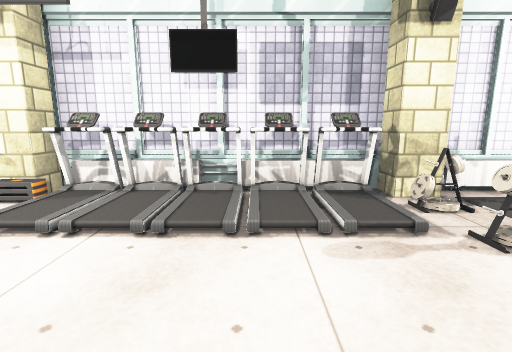
[1] (above)

19 first-person views from a walk through a Unity game level. The camera is 1.3 m above the floor, tilts 10° down and sees 85° across. Doors are open. The floor is counted in squares, 1 m on a side. Each view is taken from the middle of a square. On the plan, view 1 faces up. The plan holds only what a view shows up to about 13 squares ahead; the rest is blank. The place goes on beyond the plan. Some surface patterns are stand-ins.

[2]
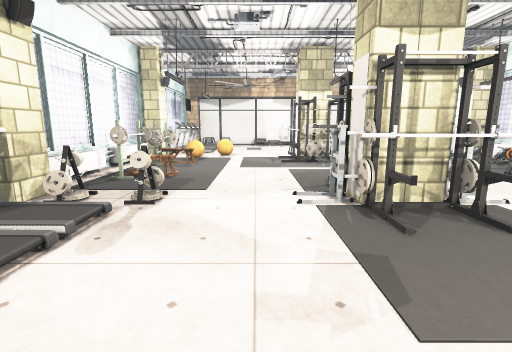

[3]
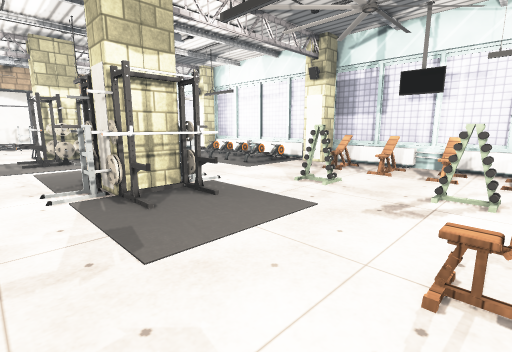

[4]
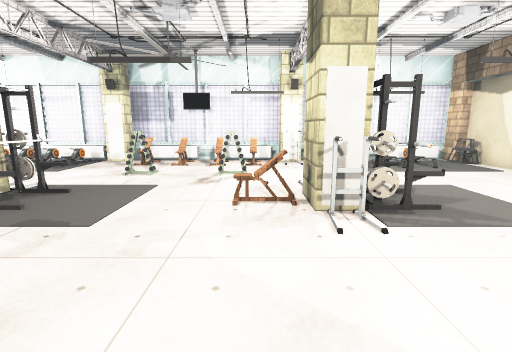

[5]
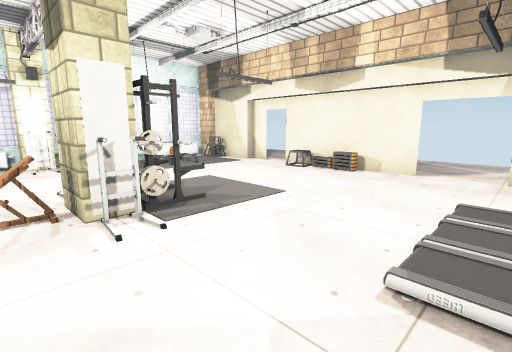

[6]
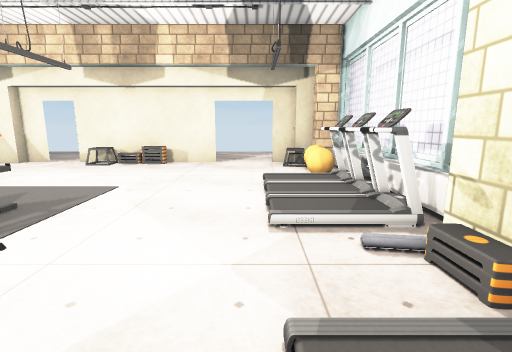

[7]
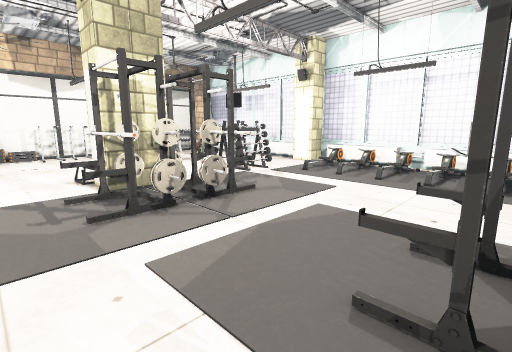

[8]
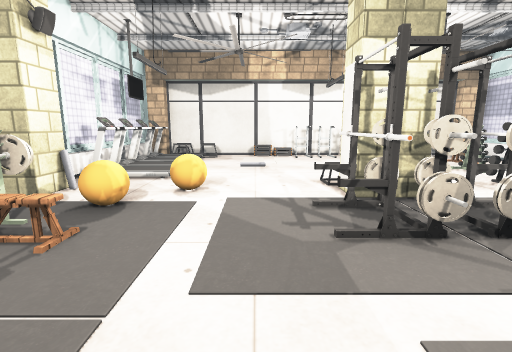

[9]
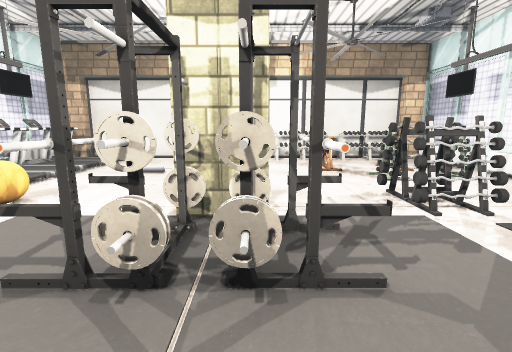

[10]
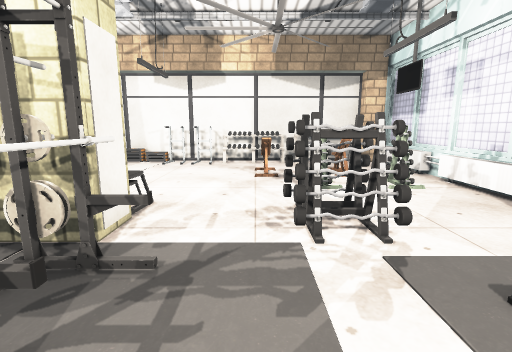

[11]
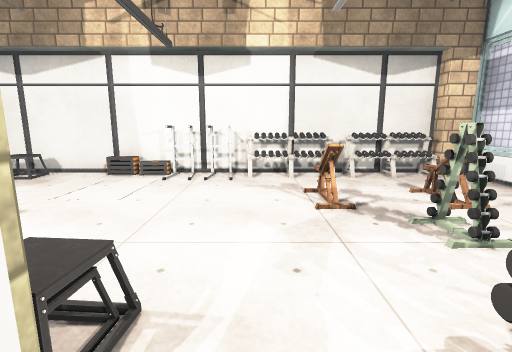

[12]
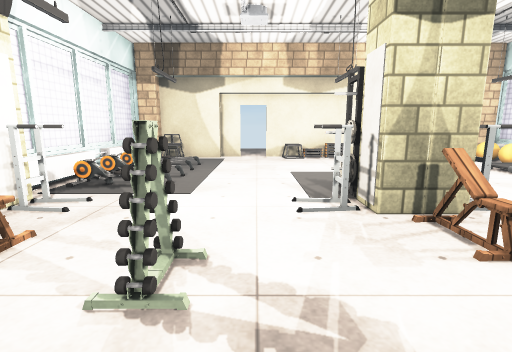

[13]
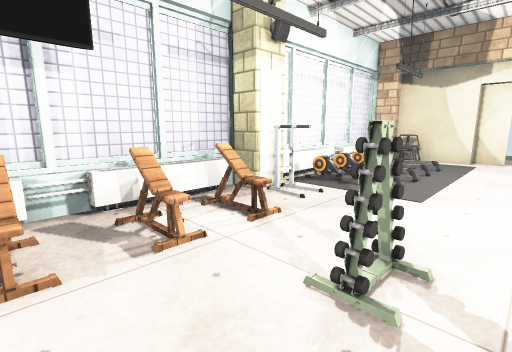

[14]
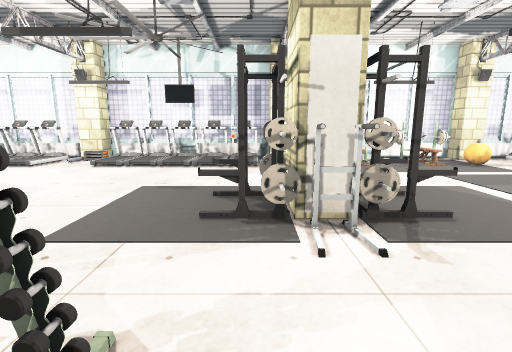

[15]
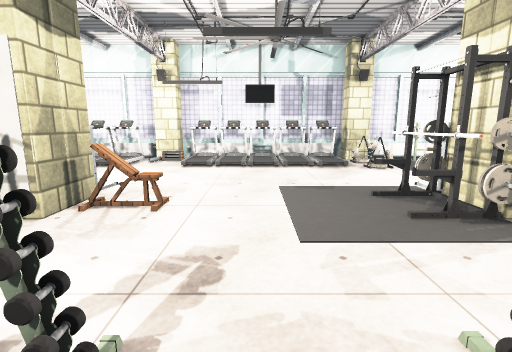

[16]
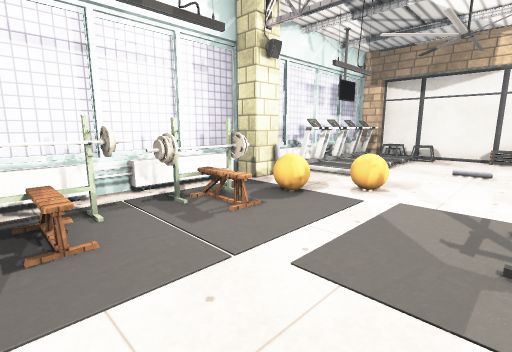

[17]
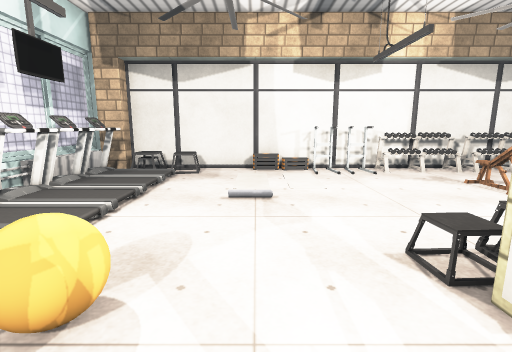

[18]
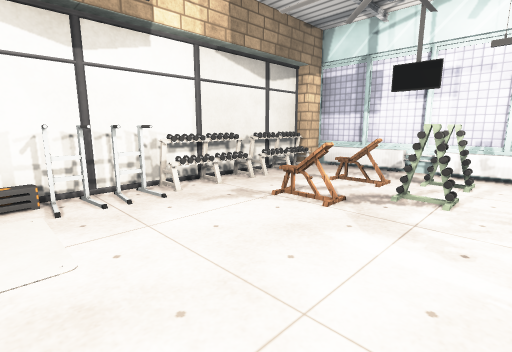

[19]
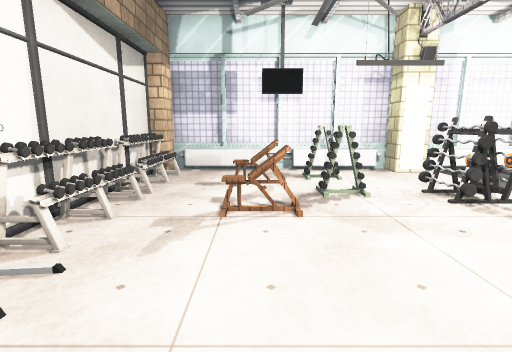

### Floor plan
Key: @ floor where view 1 was taken; # wall or solid block; . main floor; : floor 0.25 m higher than the main floor; / step, stairs or slope; D open door; = window, fence, low wall or low ledge; C column; R rack; B ball; M mirror; A machine; E bench; O other object.
Columns run from 16 left of view 1 to 18 right of it. Each row starts with its distance up from view 1.
  6     ##O###O#######O##O##### O###O##
  5     #BBBOOOCCOOOOOOC......CCOOOOO##
  4   ..#O..  :..::://OROOOOOB..//    O
  3 ...DD......../////.RO.....B//////O#
  2 ...DD..............O.......B......#
  1 ....#.............................#
  0     #......OO...@..O....RR........#
 -1     #.....RCM....RRMRR..RRCM.....O#
 -2     #.....RCME...RRMRR..RRCMO....O#
 -3     O......OO......O....RR.......OO
 -4    DD.....................OO...E.OO
 -5  ...#........OO.OO.......ORROOO..OO
 -6  .. #.....................OO.OOE.OO
 -7     OO.......O.EOE.M.....O...OO..OO
 -8     OOAAAAACME..EE.C=AAAAACM......#
 -9     ##O##O###O###O###O##O###O###O##

Where each view was taken, in squares from view 1:
view 1: 0 up, 0 right, facing up
view 2: 1 up, 2 left, facing right
view 3: 1 up, 3 left, facing down-right
view 4: 4 up, 3 left, facing down
view 5: 4 up, 3 left, facing down-left
view 6: 3 up, 2 left, facing left
view 7: 1 up, 4 right, facing down-right
view 8: 1 up, 5 right, facing right
view 9: 2 down, 6 right, facing right
view 10: 4 down, 7 right, facing right
view 11: 3 down, 10 right, facing right
view 12: 4 down, 0 right, facing left
view 13: 4 down, 0 right, facing down-left
view 14: 6 down, 2 right, facing up
view 15: 6 down, 1 left, facing up
view 16: 0 up, 5 right, facing up-right
view 17: 1 up, 9 right, facing right
view 18: 0 up, 12 right, facing down-right
view 19: 0 up, 15 right, facing down
